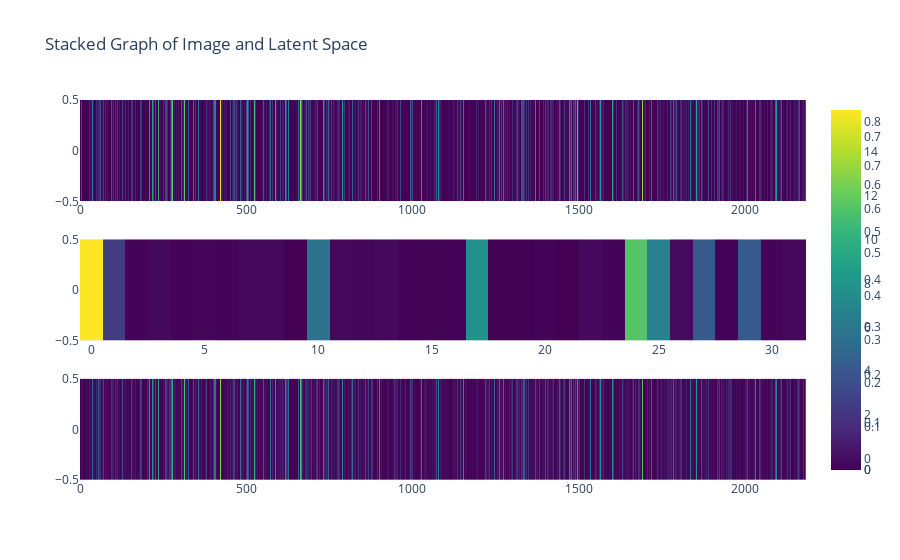

The notebook cell saved with this chart:
### Markdown cell above
### some diagnosis

### Code cell
importlib.reload(visualisation) # to allow modification of the script without restarting the whole session
visualisation.plot_single_obs_processing(x_train, autoencoder)

### Figure 1 — Plotly figure (JSON) as saved in the notebook; plotly's stock layout.template omitted (floating-point values rounded to 4 significant figures; data arrays with more than 128 entries replaced by an {"elided": "..."} marker saying what was removed)
{"data": [{"colorscale": [[0, "#440154"], [0.1111, "#482878"], [0.2222, "#3e4989"], [0.3333, "#31688e"], [0.4444, "#26828e"], [0.5556, "#1f9e89"], [0.6667, "#35b779"], [0.7778, "#6ece58"], [0.8889, "#b5de2b"], [1, "#fde725"]], "type": "heatmap", "xaxis": "x", "yaxis": "y", "z": {"elided": "1x2185 float values"}}, {"colorscale": [[0, "#440154"], [0.1111, "#482878"], [0.2222, "#3e4989"], [0.3333, "#31688e"], [0.4444, "#26828e"], [0.5556, "#1f9e89"], [0.6667, "#35b779"], [0.7778, "#6ece58"], [0.8889, "#b5de2b"], [1, "#fde725"]], "type": "heatmap", "xaxis": "x2", "yaxis": "y2", "z": [[15.9, 2.407, -0.3596, -0.1811, -0.4097, -0.253, -0.3052, -0.146, -0.1449, -0.4808, 5.739, -0.1584, -0.2097, -0.08815, -0.4234, -0.3769, -0.4208, 7.723, -0.4522, -0.4302, -0.2987, -0.4999, -0.06744, -0.3453, 11.5, 6.69, -0.01329, 4.125, -0.4137, 4.129, -0.3728, -0.183]]}, {"colorscale": [[0, "#440154"], [0.1111, "#482878"], [0.2222, "#3e4989"], [0.3333, "#31688e"], [0.4444, "#26828e"], [0.5556, "#1f9e89"], [0.6667, "#35b779"], [0.7778, "#6ece58"], [0.8889, "#b5de2b"], [1, "#fde725"]], "type": "heatmap", "xaxis": "x3", "yaxis": "y3", "z": {"elided": "1x2185 float values"}}], "layout": {"showlegend": false, "title": {"text": "Stacked Graph of Image and Latent Space"}, "xaxis": {"anchor": "y", "domain": [0, 1]}, "xaxis2": {"anchor": "y2", "domain": [0, 1]}, "xaxis3": {"anchor": "y3", "domain": [0, 1]}, "yaxis": {"anchor": "x", "domain": [0.7333, 1]}, "yaxis2": {"anchor": "x2", "domain": [0.3667, 0.6333]}, "yaxis3": {"anchor": "x3", "domain": [0, 0.2667]}}}
